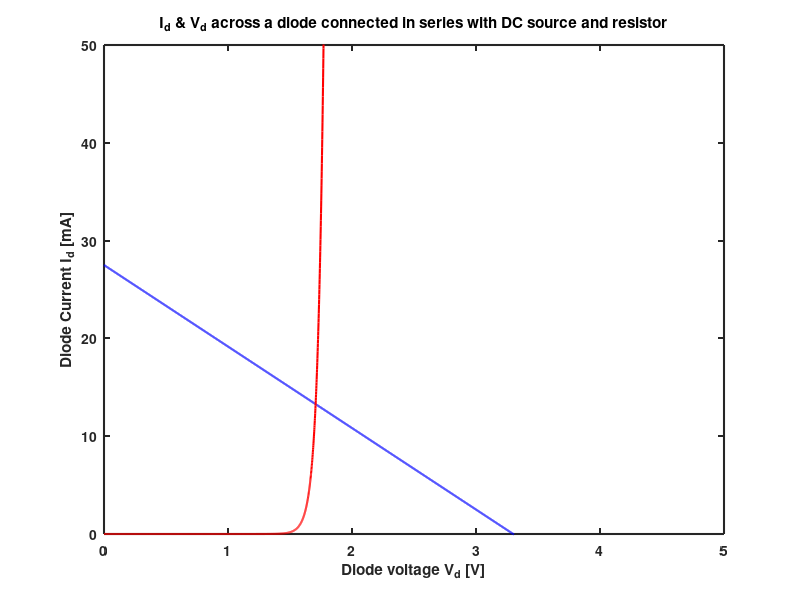

The MATLAB source for this figure:
clc; clear all; close all;
I_sat = 5.182e-18;
V_d = [0 : 0.001 : 4];
V_s = 3.3;
R = 120;
I_d = I_sat * (exp(V_d / (1.85*0.026)) -1);
I_R = (V_s - V_d) / R;

figure
plot(V_d, I_R * 1000, 'b', V_d, I_d * 1000, 'r')
set(gca, 'FontSize', 10, 'FontWeight', 'bold', 'linewidth', 1.5);
set(findall(gcf, 'type', 'line'), 'linewidth', 1.5);
xlabel('Diode voltage V_d [V]'); ylabel('Diode Current I_d [mA]')
title('I_d & V_d across a diode connected in series with DC source and resistor')
axis([0 5 0 50])
